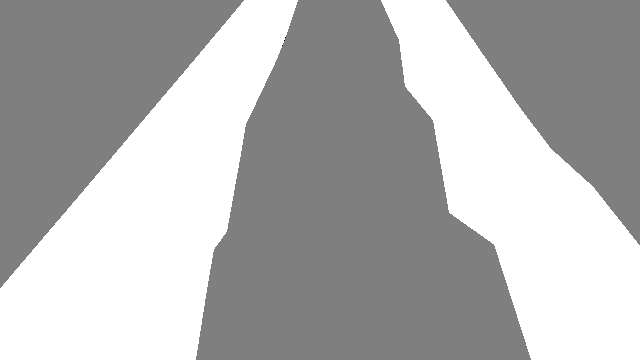
#> input picture Frogn_Dataset/annotations_prepped_test/20191010_L1_S_1935.png, 640 x 360 px; its folder holds 4 pictures in this run
$ python visualize_dataset.py
#> lines starting #> are read from the running program, lines starting #| are printed output that depends on the picture
#!/usr/bin/env python
import os
import cv2
os.environ['PYGAME_HIDE_SUPPORT_PROMPT'] = "hide" # Hides the pygame version, welcome msg
from os.path import expanduser
import glob
from PIL import Image
import os.path as osp
import random
import numpy as np

random.seed(0)
class_colors = [  ( random.randint(0,255),random.randint(0,255),random.randint(0,255)   ) for _ in range(5000)  ]

input_dir = expanduser("~/planner_ws/src/vision-based-navigation-agri-fields/Frogn_Dataset/annotations_prepped_test/")
output_dir = expanduser("~/Third_Paper/Datasets/Ground_Truth/")
n_classes = 4
colors = class_colors

for label_file in glob.glob(osp.join(input_dir, '*.png')):
        print(label_file)
        with open(label_file) as f:
            base = osp.splitext(osp.basename(label_file))[0]
            seg = cv2.imread(label_file)
#> seg is the input picture: shape (360, 640, 3); min 0, max 2, mean 1.4
            print("Found the following classes" , np.unique( seg ))
#| Found the following classes [0 1 2]

            seg_img = np.zeros_like( seg )
            for c in range(n_classes):
            	seg_img[:,:,0] += ( (seg[:,:,0] == c )*( colors[c][0] )).astype('uint8')
            	seg_img[:,:,1] += ((seg[:,:,0] == c )*( colors[c][1] )).astype('uint8')
            	seg_img[:,:,2] += ((seg[:,:,0] == c )*( colors[c][2] )).astype('uint8')
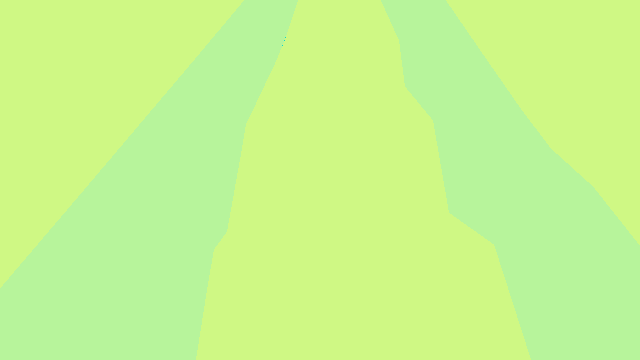
#> seg_img: shape (360, 640, 3); mean B, G, R 141.2, 246.4, 197.4

            #cv2.imshow("seg_img" , seg_img )
            #cv2.waitKey()
            # Store the Cropped Images
            cv2.imwrite(output_dir+base+'.png', seg_img)
#> pass 2 of the loop `for label_file in glob.glob(osp.join(input_dir, '*.png')):`:
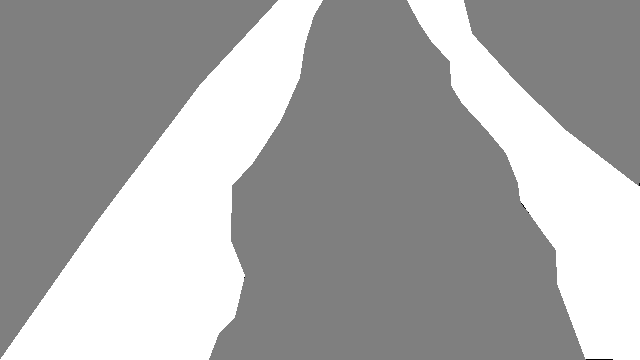
#> input picture Frogn_Dataset/annotations_prepped_test/20191010_L4_N_1126.png, 640 x 360 px
#> seg is the input picture: shape (360, 640, 3); min 0, max 2, mean 1.32
#| Found the following classes [0 1 2]
#> after the loop `for c in range(n_classes):`:
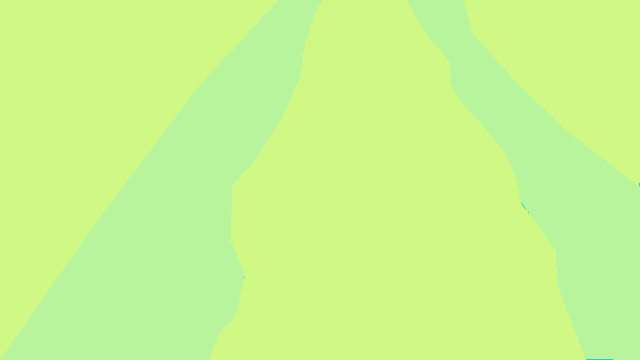
#> seg_img: shape (360, 640, 3); mean B, G, R 139.4, 246.7, 199.2
#> pass 3 of the loop `for label_file in glob.glob(osp.join(input_dir, '*.png')):`:
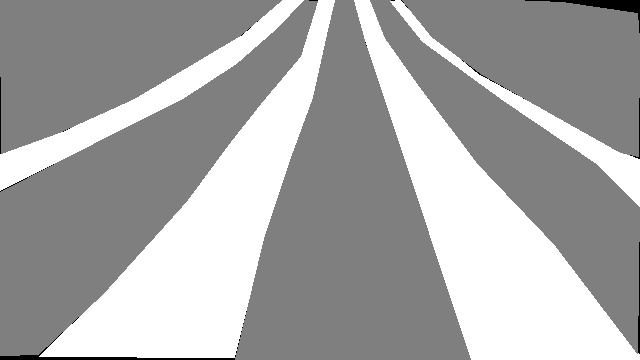
#> input picture Frogn_Dataset/annotations_prepped_test/frogn_10008.png, 640 x 360 px
#> seg is the input picture: shape (360, 640, 3); min 0, max 2, mean 1.32
#| Found the following classes [0 1 2]
#> after the loop `for c in range(n_classes):`:
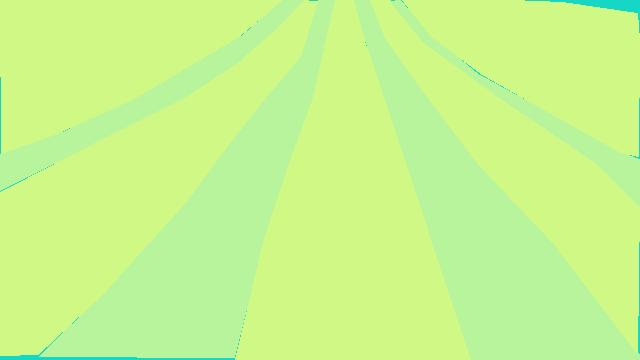
#> seg_img: shape (360, 640, 3); mean B, G, R 140, 246.4, 197.7
#> the loop made 4 passes; the first 3 are shown
